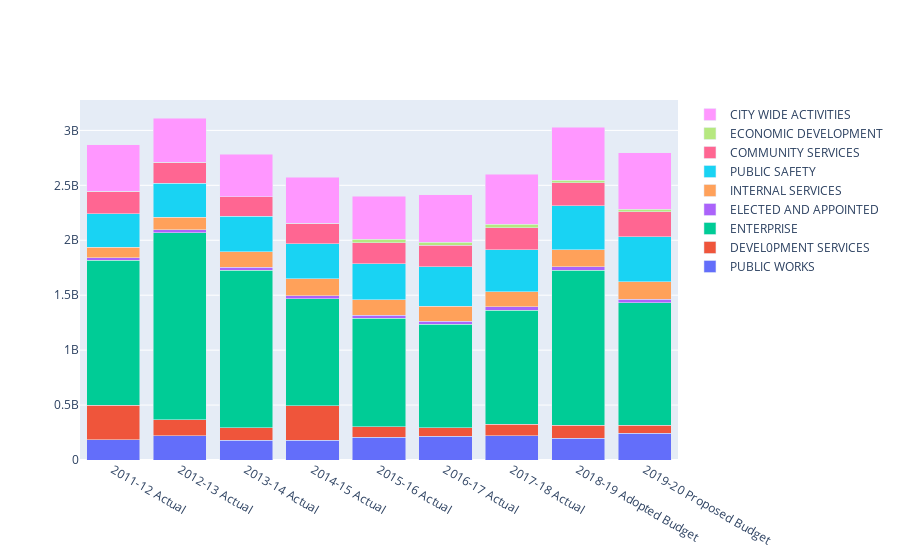

Source (notebook cell):
### Code cell
fig = go.Figure()

for i in range(len(df.columns)-1):
    fig.add_trace(go.Bar(x=df.columns[1:], y=df.iloc[i][1:], name=df.iloc[i][0]))

fig.update_layout(barmode='stack')
fig.show()

### Figure 1 — Plotly figure (JSON) as saved in the notebook; plotly's stock layout.template omitted (floating-point values rounded to 4 significant figures)
{"data": [{"name": "PUBLIC WORKS", "type": "bar", "x": ["2011-12 Actual", "2012-13 Actual", "2013-14 Actual", "2014-15 Actual", "2015-16 Actual", "2016-17 Actual", "2017-18 Actual", "2018-19 Adopted Budget", "2019-20 Proposed Budget"], "y": ["$186,535,064 ", "$221,025,972 ", "$178,389,707 ", "$180,689,142 ", "$206,854,289 ", "$215,170,806 ", "$219,521,708 ", "$199,283,083 ", "$242,114,403 "]}, {"name": "DEVEL0PMENT SERVICES", "type": "bar", "x": ["2011-12 Actual", "2012-13 Actual", "2013-14 Actual", "2014-15 Actual", "2015-16 Actual", "2016-17 Actual", "2017-18 Actual", "2018-19 Adopted Budget", "2019-20 Proposed Budget"], "y": ["310,961,163", "146,389,968", "113,322,724", "310,897,673", "93,869,665", "77,510,788", "106,972,164", "115,396,257", "76,017,157"]}, {"name": "ENTERPRISE", "type": "bar", "x": ["2011-12 Actual", "2012-13 Actual", "2013-14 Actual", "2014-15 Actual", "2015-16 Actual", "2016-17 Actual", "2017-18 Actual", "2018-19 Adopted Budget", "2019-20 Proposed Budget"], "y": ["1,320,162,959", "1,702,228,769", "1,434,714,486", "978,227,383", "990,290,335", "941,052,331", "1,038,703,651", "1,411,268,167", "1,111,756,810"]}, {"name": "ELECTED AND APPOINTED", "type": "bar", "x": ["2011-12 Actual", "2012-13 Actual", "2013-14 Actual", "2014-15 Actual", "2015-16 Actual", "2016-17 Actual", "2017-18 Actual", "2018-19 Adopted Budget", "2019-20 Proposed Budget"], "y": ["25,333,580", "24,373,193", "26,892,378", "25,689,895", "28,252,439", "28,201,876", "30,929,163", "33,144,490", "33,990,425"]}, {"name": "INTERNAL SERVICES", "type": "bar", "x": ["2011-12 Actual", "2012-13 Actual", "2013-14 Actual", "2014-15 Actual", "2015-16 Actual", "2016-17 Actual", "2017-18 Actual", "2018-19 Adopted Budget", "2019-20 Proposed Budget"], "y": ["91,927,400", "117,254,617", "141,748,372", "154,295,626", "139,344,860", "135,696,595", "135,025,138", "154,251,748", "159,601,699"]}, {"name": "PUBLIC SAFETY", "type": "bar", "x": ["2011-12 Actual", "2012-13 Actual", "2013-14 Actual", "2014-15 Actual", "2015-16 Actual", "2016-17 Actual", "2017-18 Actual", "2018-19 Adopted Budget", "2019-20 Proposed Budget"], "y": ["304,381,123", "306,099,235", "321,664,293", "320,089,911", "327,923,358", "362,013,988", "383,005,737", "398,931,953", "408,112,357"]}, {"name": "COMMUNITY SERVICES", "type": "bar", "x": ["2011-12 Actual", "2012-13 Actual", "2013-14 Actual", "2014-15 Actual", "2015-16 Actual", "2016-17 Actual", "2017-18 Actual", "2018-19 Adopted Budget", "2019-20 Proposed Budget"], "y": ["204,994,347", "191,637,976", "181,139,950", "184,568,776", "191,364,979", "193,286,705", "198,069,337", "212,859,739", "227,833,391"]}, {"name": "ECONOMIC DEVELOPMENT", "type": "bar", "x": ["2011-12 Actual", "2012-13 Actual", "2013-14 Actual", "2014-15 Actual", "2015-16 Actual", "2016-17 Actual", "2017-18 Actual", "2018-19 Adopted Budget", "2019-20 Proposed Budget"], "y": ["0", "0", "0", "0", "31,734,344", "30,134,761", "33,460,528", "21,524,996", "22,809,791"]}, {"name": "CITY WIDE ACTIVITIES", "type": "bar", "x": ["2011-12 Actual", "2012-13 Actual", "2013-14 Actual", "2014-15 Actual", "2015-16 Actual", "2016-17 Actual", "2017-18 Actual", "2018-19 Adopted Budget", "2019-20 Proposed Budget"], "y": ["424,707,230", "403,692,397", "384,297,883", "417,685,667", "390,054,403", "430,612,967", "454,832,408", "484,100,630", "514,803,273"]}], "layout": {"barmode": "stack"}}
